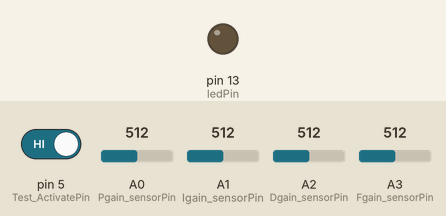
A sketch run on a simulated Arduino Uno, built with avr-gcc and run on an emulated ATmega328P. Shown: output pins drawn as LEDs (lit = HIGH). The test bench sets the inputs (shaded band); at power-on: pin 5 (Test_ActivatePin) HIGH, A0 (Pgain_sensorPin) = 512, A1 (Igain_sensorPin) = 512, A2 (Dgain_sensorPin) = 512, A3 (Fgain_sensorPin) = 512. What the sketch prints to the serial monitor is not drawn.

Above: at 1.3 s.
1.4 s: pin 5 (Test_ActivatePin) driven LOW
At 2.5 s:
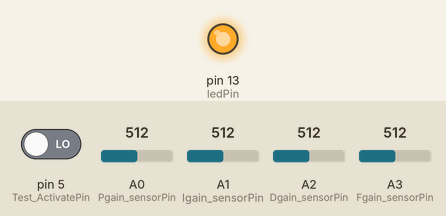
3.2 s: pin 5 (Test_ActivatePin) driven HIGH
At 4.0 s:
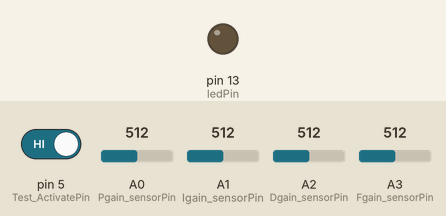
Timing chart, 0 to 6.2 s (numbered marks = the images above; inputs shaded):
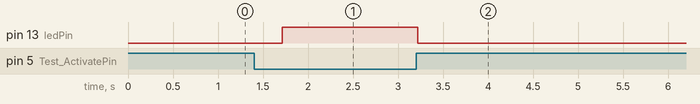

Measured:
- after the input at 1.4 s, pin 13 (ledPin): LOW → HIGH after 0.32 s
- after the input at 3.2 s, pin 13 (ledPin): HIGH → LOW at once

The sketch:

ESI_Tuning_Shield.ino
```cpp
/*
  Analog Input
Retooled arduino to read analog inputs, and output on a software serial output a string needed to set the gains on
VIX250IH drives in the format 1GAINS(G1,G2,G3,G4,0)
Where G1-4 come from scaled analog inputs, that have potentiometers on their inputs
And a momentary contact switch to activate a test move to test the tuning.

 The circuit:
 * Potentiometer attached to analog input 0,1,2,3
 * center pin of the potentiometer to the analog pin
 * one side pin (either one) to ground
 * the other side pin to +5V
 * Activate test switch on Digital5, with pull up resistor
 *   When LOW, it's pushed.

 * Note: because most Arduinos have a built-in LED attached
 to pin 13 on the board, the LED is optional.


 Created by Leif Summerfield
Rev1 Feb 2, 2015
Rev2 March 18, 2015 - GitHub test...testing a small change


 */

 int Axis = 2
 ;       ; //What Axis are we talking too?
 int  JogSize_uM = 100    ; //in Microns...we're multiple downbelow to encoder counts

int Pgain_sensorPin = A0;    // select the input pin for the potentiometer
int Igain_sensorPin = A1;
int Dgain_sensorPin = A2;
int Fgain_sensorPin = A3;

int Test_ActivatePin = 5;

int ledPin = 13;      // select the pin for the LED
  // Pin 13: Arduino has an LED connected on pin 13
  // Pin 11: Teensy 2.0 has the LED on pin 11
  // Pin  6: Teensy++ 2.0 has the LED on pin 6
  // Pin 13: Teensy 3.0 has the LED on pin 13
int Pgain_value = 0;  // variable to store the value coming from the sensor
int Igain_value = 0;
int Dgain_value = 0;
int Fgain_value = 0;

float P_max = 200;
float I_max = 100;
float D_max = 100;
float F_max = 10;

int buttonTest_state = 0;

int inByte;

#include <SoftwareSerial.h>

SoftwareSerial mySerial(10, 11); // RX, TX

void setup() {
  // declare the ledPin as an OUTPUT:
  pinMode(ledPin, OUTPUT);
  pinMode(Test_ActivatePin, INPUT);

//Setup serial for debug output
  Serial.begin(9600);

  // set the data rate for the SoftwareSerial port
  mySerial.begin(9600);
  mySerial.println("Hello, world?");

}

void loop() {
  // read the value from the sensor:
  Pgain_value = analogRead(Pgain_sensorPin);
  Igain_value = analogRead(Igain_sensorPin);
  Dgain_value = analogRead(Dgain_sensorPin);
  Fgain_value = analogRead(Fgain_sensorPin);

  Pgain_value =  map( Pgain_value,0,1023,0,P_max);
  Igain_value =  map( Igain_value,0,1023,0,I_max);
  Dgain_value =  map( Dgain_value,0,1023,0,D_max);
  Fgain_value =  map( Fgain_value,0,1023,0,F_max);
  Serial.print(" AXIS ");  Serial.println(String(Axis,DEC)) ;
  Serial.print(Pgain_value);
  Serial.println("  Proportional gain");
    mySerial.println(VixC(Axis,"ON"));
    mySerial.println("1OFF");


  Serial.print(Igain_value);
  Serial.println("  Integral");

  Serial.print(Dgain_value);
  Serial.println("  Derivative");

  Serial.print(Fgain_value);
  Serial.println("  Feedforward");

  Serial.println();

  mySerial.println();
  mySerial.print(VixC(Axis,"GAINS("));
  mySerial.print(Fgain_value);     mySerial.print(",");
  mySerial.print(Igain_value);     mySerial.print(",");
  mySerial.print(Pgain_value);     mySerial.print(",");
  mySerial.print(Dgain_value);     mySerial.println(",0)");

  buttonTest_state = digitalRead(Test_ActivatePin);
  if (buttonTest_state == LOW){
    mySerial.print(VixC(Axis,"ON"));
    digitalWrite(ledPin, HIGH);
    SendGoMove();
  }
  else {
    digitalWrite(ledPin, LOW);
    mySerial.print(VixC(Axis,"SV"));
    mySerial.print(VixC(Axis,"MA"));      //reset mode to absolute positioning
    delay(500);
  }


 //If we get a command in through the Arduino serial port...ping it through to the VIX
  // if we get a valid byte, read analog ins:
  if (Serial.available()) {
    // get incoming byte:
    int inByte = Serial.read();
  //  Serial.println(inByte);

  }


}


//
////  Communication string to send when Test button flipped
//

void  SendGoMove(void)
{

    mySerial.println(VixC(Axis,"MI"));
    mySerial.println(VixC(Axis,"MI"));

    mySerial.println(VixC(Axis,"PROFILE1(10,10,50000,1)"));

    mySerial.println(VixC(Axis,"USE(1)"));
    mySerial.println(VixC(Axis,"G"));
    delay(700);
    mySerial.println(VixC(Axis,"H"));
    mySerial.println(VixC(Axis,"G"));
    delay(700);


}

String  VixC(int address, String command)
{

 return String(String(address, DEC) + command);
 delay(50);

}
```
